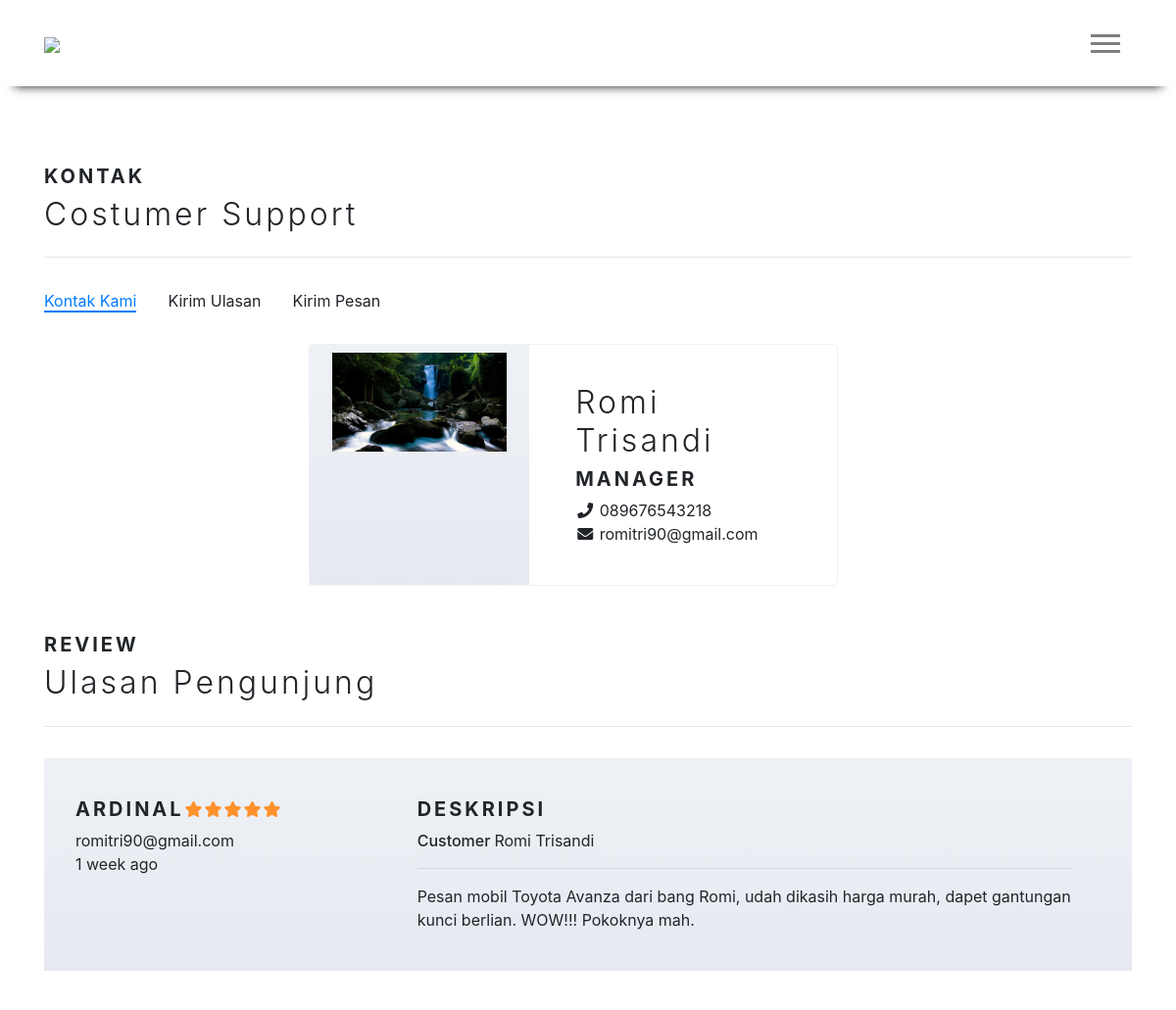
The page /index.php/detail_control/kontak on the database its author committed.
### tables this page shows
CREATE TABLE `kontak` (
  `id_kontak` varchar(8) NOT NULL,
  `nama_kontak` text NOT NULL,
  `username` text NOT NULL,
  `password` text NOT NULL,
  `no_telp` varchar(15) NOT NULL,
  `email` text NOT NULL,
  `akses` varchar(20) NOT NULL,
  `jabatan` blob NOT NULL,
  `ditambahkan` timestamp NOT NULL DEFAULT CURRENT_TIMESTAMP ON UPDATE CURRENT_TIMESTAMP
);

CREATE TABLE `file` (
  `kode_file` varchar(8) NOT NULL,
  `referensi` text NOT NULL,
  `nama_file` text NOT NULL,
  `link_file` blob NOT NULL,
  `ditambahkan` timestamp NULL DEFAULT NULL
);

CREATE TABLE `ulasan` (
  `kode_ulasan` varchar(8) NOT NULL,
  `nama` text NOT NULL,
  `email` text NOT NULL,
  `id_kontak` varchar(8) NOT NULL,
  `rating` int(1) NOT NULL,
  `deskripsi` blob NOT NULL,
  `ditambahkan` timestamp NULL DEFAULT NULL
);

### application/libraries/Access.php (called while the page is built, shortened)
<?php
class Access {
	protected $ac;
	public function __construct() {
		$this->ac =& get_instance();
	}
	public function pages_normal($pages, $data = NULL) {
		$this->ac->load->view('resource/basic');
		$this->ac->load->view('resource/header');
		$this->ac->load->view($pages, $data);
		$this->ac->load->view('resource/footer');
	}
}

### application/controllers/Detail_control.php (called while the page is built, shortened)
<?php
class Detail_control extends CI_Controller {
	public function kontak() {
		$data['kontak'] = $this->crud_model->_all_kontak();
		$data['ulasan'] = $this->crud_model->_all_ulasan();
		$this->access->pages_normal('pages/kontak', $data);
	}
}

### index.php (called while the page is built, shortened)
<?php
require_once BASEPATH.'core/CodeIgniter.php';

### application/models/Crud_model.php (called while the page is built, shortened)
<?php
class Crud_model extends CI_Model {
	protected function _result_array($query) {
		if (! empty($query)) {
			return $query->result_array();
		}
		else {
			return FALSE;
		}
	}
	public function _all_kontak() {
		$this->db->select('*');
		$this->db->join('file', 'kontak.id_kontak = file.referensi', 'LEFT');
		$query 	= $this->db->get('kontak');
		return $this->_result_array($query);
	}
	public function _all_kategori() {
		$this->db->select('*');
		$this->db->join('file', 'kategori.kode_kategori = file.referensi', 'LEFT');
		$this->db->order_by('kategori.nama_kategori', 'ASC');
		$query = $this->db->get('kategori');
		return $this->_result_array($query);
	}
	public function _all_series($index = NULL) {
		$this->db->select('*');
		$this->db->join('kategori', 'series.kode_kategori = kategori.kode_kategori', 'LEFT');
		$this->db->join('file', 'series.kode_series = file.referensi', 'LEFT');
		$this->db->group_by('series.kode_series');
		$this->db->order_by('series.nama_series', 'ASC');
		if (! empty($index)) {
			$this->db->where($index);
		}
		$query = $this->db->get('series');
		return $this->_result_array($query);
	}
	public function _all_ulasan() {
		$this->db->select('*');
		$this->db->join('kontak', 'kontak.id_kontak = ulasan.id_kontak', 'LEFT');
		$this->db->order_by('ulasan.ditambahkan', 'DESC');
		$query 	= $this->db->get('ulasan');
		return $this->_result_array($query);
	}
}

### application/views/pages/kontak.php (the view, shortened to what this page needs)
<div class="detail-produk bg-white pb-0">
	<div class="container">
		<div class="row">
			<div class="col-lg-12 col-12">
				<div class="produk-header">
					<h2 class="header-small">Kontak</h2>
					<h3 class="header-big">Costumer Support</h3>
				</div>
			</div>
		</div>
	</div>
	<div class="container">
		<div class="produk-spec">
			<div class="row">
				<div class="col-lg-12 col-12">
					<div class="tab-produk">
						<ul  class="nav nav-produk">
							<li class="nav-item produk-link">
								<a class="nav-link" id="kontak">Kontak Kami</a>
							</li>
							<li class="nav-item produk-link">
								<a class="nav-link" id="ulasan">Kirim Ulasan</a>
							</li>
							<li class="nav-item produk-link">
								<a class="nav-link" id="pesan">Kirim Pesan</a>
							</li>
						</ul>
					</div>
				</div>
			</div>
		</div>
	</div>
</div>
<div class="detail-produk bg-white pt-0">
	<div class="container spec-content">
		<div class="row justify-content-center spec-list kontak">
		<?php foreach ($kontak as $data) : ?>
			<div class="col-lg-6 col-12">
				<div class="row kontak-wrap">
					<div class="col-lg-5 col-12 bg-kontak">
						<div class="kontak-img">
							<img class="img-fluid" src="<?php echo $data['link_file'];?>">
						</div>
					</div>
					<div class="col-lg-7 col-12">
						<div class="kontak-desc">
							<div class="kontak-pos">
								<div class="kontak-section">
									<h4 class="header-big m-0"><?php echo $data['nama_kontak'];?> </h4>
								</div>
								<div class="kontak-section">
									<h5 class="header-small m-0"><?php echo $data['jabatan'];?> </h5>
								</div>
								<div class="kontak-section">
									<p class="kontak-text m-0"><i class="fa fa-phone fa-fw"></i> <?php echo $data['no_telp'];?></p>
									<p class="kontak-text m-0"><i class="fa fa-envelope fa-fw"></i> <?php echo $data['email'];?></p>
								</div>
							</div>
						</div>
					</div>
				</div>
			</div>
		<?php endforeach;?>
		</div>
		<div class="row justify-content-center">
			<div class="col-lg-12 col-12">
				<div class="produk-header">
					<h2 class="header-small">Review</h2>
					<h3 class="header-big">Ulasan Pengunjung</h3>
				</div>
			</div>
		</div>
	<?php foreach ($ulasan as $dtu) : ?>
		<div class="row mb-2">
			<div class="col-lg-12 col-12">
				<div class="kontak-desc bg-kontak">
					<div class="kontak-pos row">
						<div class="col-lg-4 col-12">
							<div class="kontak-section d-flex">
								<h4 class="header-small m-0"><?php echo $dtu['nama'];?> </h4>
								<section class="rating-block m-0">
									<ul id="stars">
							<?php
								$ratings = array('1','2','3','4','5');
								$i =1;
								foreach ( $ratings as $rating) {
									$selected = ( $dtu['rating'] >= $i)?'selected':'';
									echo "<li class='star rating-disabled ".$selected."' data-value='".$i++."'><i class='fa fa-star fa-fw small-star'></i></li>";
								}
							?>
									</ul>
								</section>
							</div>
							<div class="kontak-section m-0">
								<p class="kontak-text m-0"><?php echo $dtu['email'];?></p>
							</div>
							<div class="kontak-section m-0">
								<p class="kontak-text m-0"><?php echo time_ago($dtu['ditambahkan']);?></p>
							</div>
						</div>
						<div class="col-12 col-lg-8">
							<div class="kontak-section">
								<h4 class="header-small">Deskripsi</h4>
							</div>
							<div class="kontak-section d-flex my-auto">
								<p class="m-0" style="font-weight: 500;">Customer</p>
								<p class="kontak-text ml-1 mb-0"><?php echo $dtu['nama_kontak'];?></p>
							</div>
							<hr/>
							<div class="kontak-section">
								<p class="kontak-text m-0"><?php echo $dtu['deskripsi'];?></p>
							</div>
						</div>
					</div>
				</div>
			</div>
		</div>
	<?php endforeach;?>
	</div>
</div>

### assets/main/css/main.css (style rules this page uses)
body { height: 100%; width: 100%; }
a { color: var(--secondary); transition: color .2s ease-in-out; }
.produk-header { padding: 1rem 0; border-bottom: 1px solid rgba(0, 0, 0, .1); }
.detail-header, .detail-subheader, .detail-slider, .detail-produk { display: block; width: 100%; height: auto; }
.detail-produk { background-color: #efefef; padding-top: 2rem; padding-bottom: 2rem; }
.produk-spec { margin-bottom: 2rem; }
.detail-produk .produk-header { display: block; margin-top: 2rem; margin-bottom: 2rem; }
.detail-produk .header-small { font-size: 20px; font-weight: 700; text-transform: uppercase; letter-spacing: 3px; }
.detail-produk .header-big { font-size: 32px; font-weight: 300; text-transform: capitalize; letter-spacing: 3px; }
.nav-produk { border-bottom: none; }
.nav-produk .nav-item { padding: 0; margin-left: 0; margin-right: 2rem; cursor: pointer; }
.nav-produk .nav-link { transition: all ease-in-out .3s; padding: 0; text-transform: capitalize; position: relative; width: 100%; }
.nav-produk .nav-link:after { content: ''; position: absolute; bottom: 0; left: 0; width: 0%; transform: translateX(0%); height: 2px; background: var(--primary); transition: .3s; }
.nav-produk .nav-item.active .nav-link { color: var(--primary); }
.nav-produk .nav-link:hover:after, .nav-produk .nav-item.active .nav-link:after { width: 100%; }
.spec-content { display: none; }
.kontak-wrap { height: 100%; width: 100%; display: flex; border: 1px solid #eef1f5; border-radius: 5px; }
.bg-kontak { background-image: linear-gradient(to top, #e6e9f0 0%, #eef1f5 100%); }
.kontak-img { max-height: 200px; width: 100%; display: flex; padding: .5rem; margin-top: auto; margin-bottom: auto; }
.kontak-img img { margin-top: auto; margin-bottom: auto; vertical-align: middle; }
.kontak-desc { width: 100%; height: 100%; display: block; background-color: #fff; padding: 2rem; display: flex; }
.kontak-pos { margin-top: auto; margin-bottom: auto; width: 100%; }
.kontak-section { margin: 8px 0; }
.rating-block { display: flex; justify-content: flex-start; }
.rating-block ul { list-style-type: none; padding: 0; margin-bottom: 0; text-align: right; -moz-user-select: none; -webkit-user-select: none; }
.rating-block ul > li.star { display: inline-block; cursor: pointer; }
.rating-block ul > li.star > i.fa { color: #ccc; }
.rating-block ul > li.star.selected > i.fa { color:#FF912C; }
i.small-star { font-size: 16px; }
.rating-disabled { cursor: default; pointer-events: none; }

### rows shown on the page
kontak: file.link_file (picture), nama_kontak "Romi Trisandi", jabatan "MANAGER", no_telp "089676543218", email "romitri90@gmail.com"
ulasan: nama "ARDINAL", id_kontak.email "romitri90@gmail.com", id_kontak.ditambahkan "1 week ago", id_kontak.nama_kontak "Romi Trisandi", deskripsi "Pesan mobil Toyota Avanza dari bang Romi, udah dikasih harga murah, dapet gantungan kunci berlian. WOW!!! Pokoknya mah."
